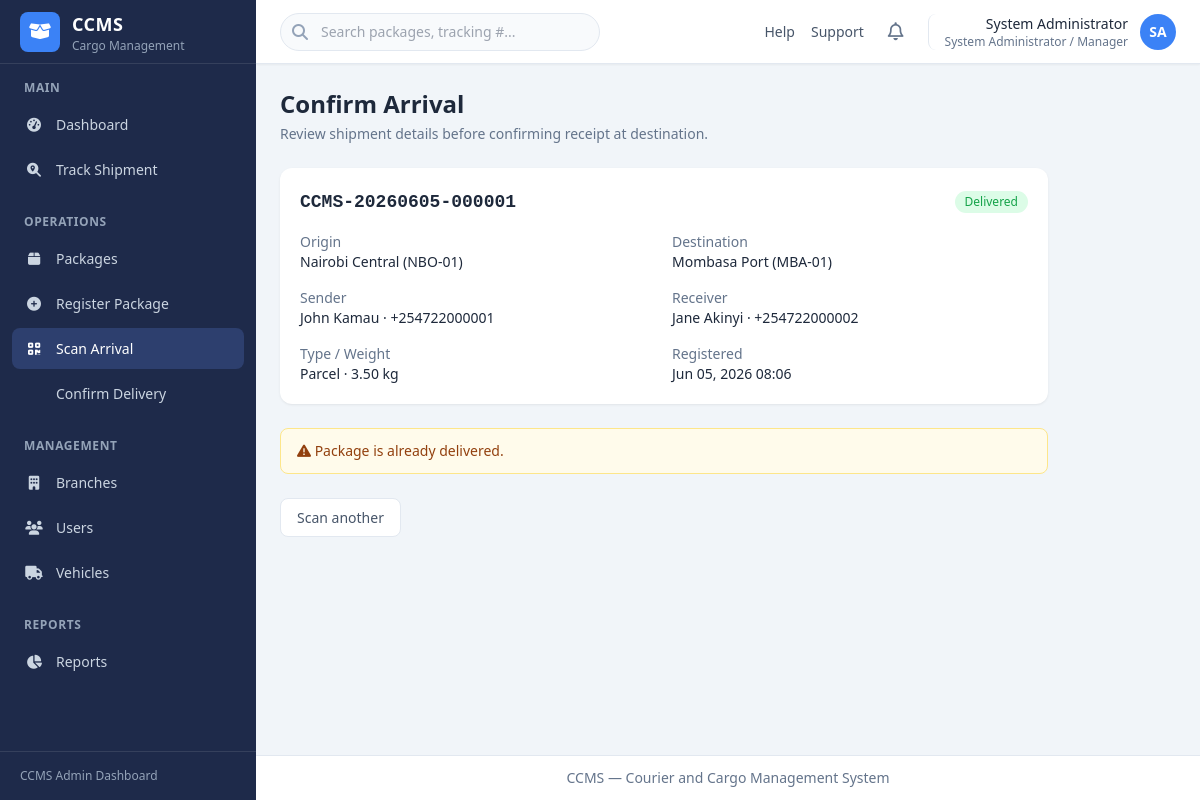
/operations/scan-arrival/CCMS-20260605-000001/ (signed in), run on the app's committed database.
### account/models.py (models this page shows, shortened)
class User(AbstractUser):
    full_name = models.CharField(max_length=255)
    phone_number = models.CharField(max_length=20, blank=True)
    role = models.CharField(
        max_length=20,
        choices=UserRole.choices,
        default=UserRole.BRANCH_OFFICER,
    )
    status = models.CharField(
        max_length=20,
        choices=UserStatus.choices,
        default=UserStatus.ACTIVE,
    )
    branch = models.ForeignKey(
        'ccms_app.Branch',
        on_delete=models.SET_NULL,
        null=True,
        blank=True,
        related_name='staff',
    )
    class Meta:
        ordering = ['full_name']
    @property
    def is_admin_manager(self):
        return self.role == UserRole.ADMIN_MANAGER
    @property
    def role_label(self):
        return self.get_role_display()
    def get_initials(self):
        parts = self.full_name.strip().split()
        if len(parts) >= 2:
            return (parts[0][0] + parts[-1][0]).upper()
        if parts:
            return parts[0][0].upper()
        return self.username[:1].upper()

### ccms_app/models.py (models this page shows, shortened)
class Package(models.Model):
    tracking_number = models.CharField(max_length=30, unique=True, editable=False)
    sender_full_name = models.CharField(max_length=255)
    sender_id_number = models.CharField(max_length=50)
    sender_phone = models.CharField(max_length=20)
    receiver_full_name = models.CharField(max_length=255)
    receiver_id_number = models.CharField(max_length=50)
    receiver_phone = models.CharField(max_length=20)
    package_type = models.CharField(max_length=20, choices=PackageType.choices)
    description = models.TextField(blank=True)
    quantity = models.PositiveIntegerField(default=1)
    weight = models.DecimalField(max_digits=10, decimal_places=2)
    origin_branch = models.ForeignKey(
        Branch,
        on_delete=models.PROTECT,
        related_name='outgoing_packages',
    )
    destination_branch = models.ForeignKey(
        Branch,
        on_delete=models.PROTECT,
        related_name='incoming_packages',
    )
    assigned_vehicle = models.ForeignKey(
        Vehicle,
        on_delete=models.SET_NULL,
        null=True,
        blank=True,
        related_name='shipments',
    )
    transport_fee = models.DecimalField(max_digits=12, decimal_places=2)
    status = models.CharField(
        max_length=30,
        choices=PackageStatus.choices,
        default=PackageStatus.REGISTERED,
    )
    registered_by = models.ForeignKey(
        settings.AUTH_USER_MODEL,
        on_delete=models.PROTECT,
        related_name='registered_packages',
    )
    registered_at = models.DateTimeField(auto_now_add=True)
    received_by = models.ForeignKey(
        settings.AUTH_USER_MODEL,
        on_delete=models.SET_NULL,
        null=True,
        blank=True,
        related_name='received_packages',
    )
    received_at_branch = models.ForeignKey(
        Branch,
        on_delete=models.SET_NULL,
        null=True,
        blank=True,
        related_name='received_packages',
    )
    arrived_at = models.DateTimeField(null=True, blank=True)
    delivered_by = models.ForeignKey(
        settings.AUTH_USER_MODEL,
        on_delete=models.SET_NULL,
        null=True,
        blank=True,
        related_name='delivered_packages',
    )
    delivered_at = models.DateTimeField(null=True, blank=True)
    delivery_receiver_id_number = models.CharField(max_length=50, blank=True)
    created_at = models.DateTimeField(auto_now_add=True)
    updated_at = models.DateTimeField(auto_now=True)
    class Meta:
        ordering = ['-registered_at']
    @property
    def status_label(self):
        return self.get_status_display()
    @property
    def status_css_class(self):
        mapping = {
            PackageStatus.REGISTERED: 'registered',
            PackageStatus.READY_FOR_DISPATCH: 'ready',
            PackageStatus.IN_TRANSIT: 'in-transit',
            PackageStatus.ARRIVED: 'arrived',
            PackageStatus.READY_FOR_PICKUP: 'ready',
            PackageStatus.DELIVERED: 'delivered',
            PackageStatus.CANCELLED: 'cancelled',
        }
        return mapping.get(self.status, 'registered')

class Branch(models.Model):
    name = models.CharField(max_length=255)
    code = models.CharField(max_length=20, unique=True)
    location = models.CharField(max_length=255)
    contact_number = models.CharField(max_length=20)
    is_active = models.BooleanField(default=True)
    created_at = models.DateTimeField(auto_now_add=True)
    updated_at = models.DateTimeField(auto_now=True)
    class Meta:
        ordering = ['name']
        verbose_name_plural = 'branches'

### ccms_app/views_operations.py (the view, shortened to what this page needs)
# urls.py: path('operations/scan-arrival/<str:tracking_number>/', views_operations.arrival_confirm, name='arrival_confirm'),
@login_required
def arrival_confirm(request, tracking_number):
    package = get_package_by_tracking(tracking_number)
    allowed, error = can_confirm_arrival(request.user, package)
    if not package:
        messages.error(request, 'No package found with that tracking number.')
        return redirect('ccms_app:scan_arrival')
    return render(request, 'ccms_app/operations/arrival_confirm.html', {
        'active_nav': 'scan_arrival',
        'package': package,
        'can_confirm': allowed,
        'error_message': error,
    })

### ccms_app/services.py (called while the page is built, shortened)
def get_package_by_tracking(tracking_number):
    if not tracking_number:
        return None
    return (
        Package.objects
        .select_related('origin_branch', 'destination_branch', 'registered_by')
        .filter(tracking_number__iexact=tracking_number.strip())
        .first()
    )

def can_confirm_arrival(user, package):
    if not package:
        return False, 'Package not found.'
    if package.status in (PackageStatus.DELIVERED, PackageStatus.CANCELLED, PackageStatus.ARRIVED):
        return False, f'Package is already {package.get_status_display().lower()}.'

### templates/ccms_app/operations/arrival_confirm.html (shortened to what this page needs)
{% extends "base.html" %}
{% block page_header %}
<div class="mb-6">
    <h1 class="text-2xl font-bold text-slate-800">Confirm Arrival</h1>
    <p class="mt-1 text-sm text-slate-500">Review shipment details before confirming receipt at destination.</p>
</div>
{% endblock %}
{% block content %}
<div class="max-w-3xl">
    <div class="dashboard-card mb-6">
        <div class="mb-4 flex items-center justify-between">
            <p class="font-mono text-lg font-bold text-slate-800">{{ package.tracking_number }}</p>
            <span class="status-badge status-{{ package.status_css_class }}">{{ package.status_label }}</span>
        </div>
        <dl class="grid grid-cols-1 gap-4 text-sm sm:grid-cols-2">
            <div>
                <dt class="text-slate-500">Origin</dt>
                <dd class="font-medium">{{ package.origin_branch.name }} ({{ package.origin_branch.code }})</dd>
            </div>
            <div>
                <dt class="text-slate-500">Destination</dt>
                <dd class="font-medium">{{ package.destination_branch.name }} ({{ package.destination_branch.code }})</dd>
            </div>
            <div>
                <dt class="text-slate-500">Sender</dt>
                <dd>{{ package.sender_full_name }} · {{ package.sender_phone }}</dd>
            </div>
            <div>
                <dt class="text-slate-500">Receiver</dt>
                <dd>{{ package.receiver_full_name }} · {{ package.receiver_phone }}</dd>
            </div>
            <div>
                <dt class="text-slate-500">Type / Weight</dt>
                <dd>{{ package.get_package_type_display }} · {{ package.weight }} kg</dd>
            </div>
            <div>
                <dt class="text-slate-500">Registered</dt>
                <dd>{{ package.registered_at|date:"M d, Y H:i" }}</dd>
            </div>
        </dl>
    </div>
    {% if not can_confirm %}
    <div class="mb-6 rounded-lg border border-amber-200 bg-amber-50 px-4 py-3 text-sm text-amber-800">
        <i class="fa-solid fa-triangle-exclamation"></i> {{ error_message }}
    </div>
    {% endif %}
    <div class="flex gap-3">
        <a href="{% url 'ccms_app:scan_arrival' %}" class="btn-secondary">Scan another</a>
    </div>
</div>
{% endblock %}

### templates/includes/header.html (shortened to what this page needs)
<header class="sticky top-0 z-20 flex h-16 items-center justify-between border-b border-slate-200 bg-white px-4 shadow-sm md:px-6">
    <div class="flex items-center gap-4">
        <div class="relative hidden sm:block">
            <i class="fa-solid fa-search absolute left-3 top-1/2 -translate-y-1/2 text-slate-400"></i>
            <input type="search" placeholder="Search packages, tracking #..."
                   class="w-64 rounded-full border border-slate-200 bg-slate-50 py-2 pl-10 pr-4 text-sm focus:border-brand focus:outline-none focus:ring-1 focus:ring-brand md:w-80">
        </div>
    </div>
    <div class="flex items-center gap-2 md:gap-4">
        <nav class="hidden items-center gap-4 text-sm text-slate-600 md:flex">
            <a href="#" class="hover:text-brand">Help</a>
            <a href="#" class="hover:text-brand">Support</a>
        </nav>
        <button type="button" class="rounded-lg p-2 text-slate-500 hover:bg-slate-100" title="Notifications">
            <i class="fa-regular fa-bell text-lg"></i>
        </button>
        <div class="relative" id="user-menu-wrapper">
            <button type="button" id="user-menu-toggle"
                    class="flex items-center gap-3 rounded-lg border-l border-slate-200 pl-3 hover:bg-slate-50 md:pl-4">
                <div class="hidden text-right sm:block">
                    <p class="text-sm font-medium text-slate-800">{{ user.full_name }}</p>
                    <p class="text-xs text-slate-500">{{ user.role_label }}</p>
                </div>
                <div class="flex h-9 w-9 items-center justify-center rounded-full bg-brand text-sm font-semibold text-white">
                    {{ user.get_initials }}
                </div>
            </button>
        </div>
    </div>
</header>

### static/css/dashboard.css (style rules this page uses)
.dashboard-card { background-color: #ffffff; border-radius: 0.75rem; padding: 1.25rem; box-shadow: 0 1px 3px 0 rgb(0 0 0 / 0.06), 0 1px 2px -1px rgb(0 0 0 / 0.06); }
.status-badge { display: inline-block; padding: 0.125rem 0.625rem; border-radius: 9999px; font-size: 0.75rem; font-weight: 500; }
.status-delivered { background-color: #dcfce7; color: #16a34a; }
.btn-secondary { display: inline-flex; align-items: center; gap: 0.5rem; border-radius: 0.5rem; border: 1px solid #e2e8f0; background-color: #ffffff; padding: 0.5rem 1rem; font-size: 0.875rem; font-weight: 500; color: #475569; transition: background-color 0.15s; }

### data on the page
User: full_name "System Administrator", role_label "System Administrator / Manager", get_initials "SA"
Package: tracking_number "CCMS-20260605-000001", status_label "Delivered", origin_branch.name "Nairobi Central", origin_branch.code "NBO-01", destination_branch.name "Mombasa Port", destination_branch.code "MBA-01", sender_full_name "John Kamau", sender_phone "+254722000001", receiver_full_name "Jane Akinyi", receiver_phone "+254722000002", package_type "Parcel", weight "3.50", registered_at "Jun 05, 2026 08:06"

### other printed values
{{ error_message }} "Package is already delivered."
